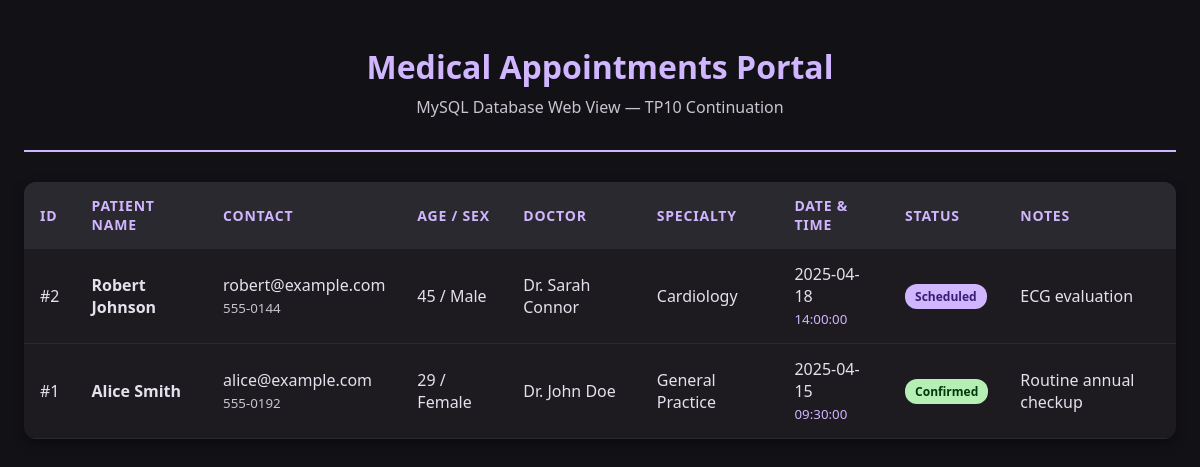
The page / on the database its author committed.
### tables this page shows
CREATE TABLE appointments (
    id INT AUTO_INCREMENT PRIMARY KEY,
    user_id INT NOT NULL,
    first_name VARCHAR(50) NOT NULL,
    last_name VARCHAR(50) NOT NULL,
    email VARCHAR(100) NOT NULL,
    phone VARCHAR(20) NOT NULL,
    age INT NOT NULL,
    sex VARCHAR(10) NOT NULL,
    doctor_name VARCHAR(100) NOT NULL,
    specialty VARCHAR(100) NOT NULL,
    appointment_date DATE NOT NULL,
    appointment_time TIME NOT NULL,
    status VARCHAR(20) NOT NULL DEFAULT 'Scheduled',
    notes TEXT,
    created_at TIMESTAMP DEFAULT CURRENT_TIMESTAMP,
    FOREIGN KEY (user_id) REFERENCES users(id) ON DELETE CASCADE
);

### index.php (the view, shortened to what this page needs)
<?php
$host = 'localhost';
$db_name = 'tp10_db';
$username = 'root';
$password = '';
$appointments = [];
try {
    $pdo = new PDO("mysql:host=$host;dbname=$db_name;charset=utf8mb4", $username, $password, [
        PDO::ATTR_ERRMODE => PDO::ERRMODE_EXCEPTION,
        PDO::ATTR_DEFAULT_FETCH_MODE => PDO::FETCH_ASSOC
    ]);
    $stmt = $pdo->query("SELECT a.*, u.full_name as user_full_name FROM appointments a LEFT JOIN users u ON a.user_id = u.id ORDER BY a.appointment_date DESC, a.appointment_time DESC");
    $appointments = $stmt->fetchAll();
} catch (Exception $e) {
    $errorMsg = $e->getMessage();
}
?>
<!DOCTYPE html>
<html lang="en">
<head>
</head>
<body>
    <div class="container">
        <div class="header">
            <h1>Medical Appointments Portal</h1>
            <p class="subtitle">MySQL Database Web View — TP10 Continuation</p>
        </div>
        <table>
            <thead>
                <tr>
                    <th>ID</th>
                    <th>Patient Name</th>
                    <th>Contact</th>
                    <th>Age / Sex</th>
                    <th>Doctor</th>
                    <th>Specialty</th>
                    <th>Date & Time</th>
                    <th>Status</th>
                    <th>Notes</th>
                </tr>
            </thead>
            <tbody>
                <?php if (empty($appointments)): ?>
                    <tr>
                        <td colspan="9" style="text-align: center; color: #CAC4D0; padding: 30px;">
                            No appointments found in MySQL database.
                        </td>
                    </tr>
                <?php else: ?>
                    <?php foreach ($appointments as $app): ?>
                        <tr>
                            <td>#<?php echo htmlspecialchars($app['id']); ?></td>
                            <td>
                                <strong><?php echo htmlspecialchars($app['first_name'] . ' ' . $app['last_name']); ?></strong>
                            </td>
                            <td>
                                <?php echo htmlspecialchars($app['email']); ?><br>
                                <small style="color:#CAC4D0;"><?php echo htmlspecialchars($app['phone']); ?></small>
                            </td>
                            <td><?php echo htmlspecialchars($app['age']); ?> / <?php echo htmlspecialchars($app['sex']); ?></td>
                            <td><?php echo htmlspecialchars($app['doctor_name']); ?></td>
                            <td><?php echo htmlspecialchars($app['specialty']); ?></td>
                            <td>
                                <?php echo htmlspecialchars($app['appointment_date']); ?><br>
                                <small style="color:#D0B5FF;"><?php echo htmlspecialchars($app['appointment_time']); ?></small>
                            </td>
                            <td>
                                <?php
                                    $status = strtolower($app['status']);
                                    $class = 'badge-scheduled';
                                    if ($status === 'confirmed') $class = 'badge-confirmed';
                                    else if ($status === 'completed') $class = 'badge-completed';
                                    else if ($status === 'cancelled') $class = 'badge-cancelled';
                                ?>
                                <span class="badge <?php echo $class; ?>"><?php echo htmlspecialchars($app['status']); ?></span>
                            </td>
                            <td><?php echo htmlspecialchars($app['notes'] ?: '-'); ?></td>
                        </tr>
                    <?php endforeach; ?>
                <?php endif; ?>
            </tbody>
        </table>
    </div>
</body>
</html>

### index.php (style rules this page uses)
body { background-color: #121116; color: #E5E1EC; font-family: 'Segoe UI', Tahoma, Geneva, Verdana, sans-serif; margin: 0; padding: 24px; }
.header { text-align: center; margin-bottom: 30px; padding-bottom: 16px; border-bottom: 2px solid #D0B5FF; }
h1 { color: #D0B5FF; margin-bottom: 8px; }
p.subtitle { color: #CAC4D0; margin-top: 0; }
.container { max-width: 1200px; margin: 0 auto; }
table { width: 100%; border-collapse: collapse; background-color: #1D1B20; border-radius: 12px; overflow: hidden; box-shadow: 0 4px 12px rgba(0, 0, 0, 0.4); }
th, td { padding: 14px 16px; text-align: left; border-bottom: 1px solid #2B2930; }
th { background-color: #2B2930; color: #D0B5FF; font-size: 14px; text-transform: uppercase; letter-spacing: 0.8px; }
.badge { display: inline-block; padding: 4px 10px; border-radius: 12px; font-size: 12px; font-weight: bold; }
.badge-scheduled { background-color: #D0B5FF; color: #381E72; }
.badge-confirmed { background-color: #B6EFB5; color: #00390A; }

### rows shown on the page
appointments: id "2", first_name+last_name "Robert Johnson", email "robert@example.com", phone "555-0144", age "45", sex "Male", doctor_name "Dr. Sarah Connor", specialty "Cardiology", appointment_date "2025-04-18", appointment_time "14:00:00", status "Scheduled", notes "ECG evaluation"
appointments: id "1", first_name+last_name "Alice Smith", email "alice@example.com", phone "555-0192", age "29", sex "Female", doctor_name "Dr. John Doe", specialty "General Practice", appointment_date "2025-04-15", appointment_time "09:30:00", status "Confirmed", notes "Routine annual checkup"
